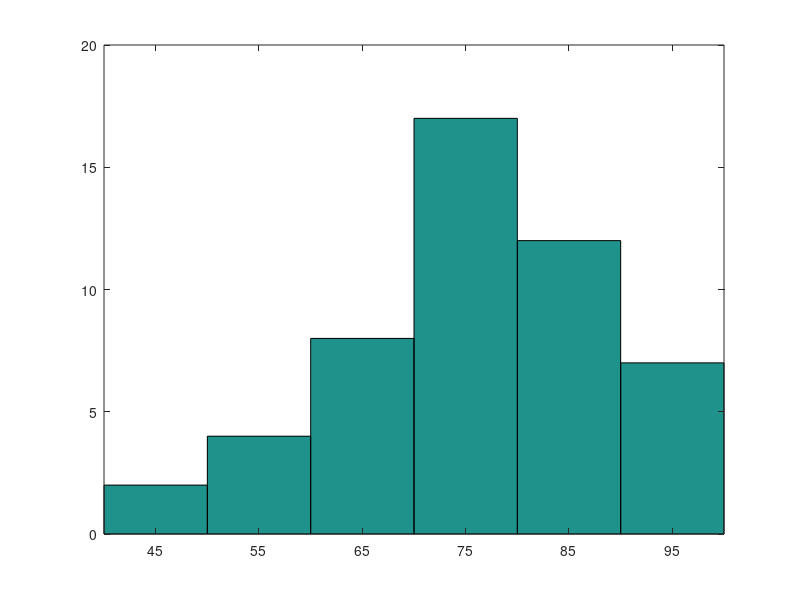

This chart was generated by the following MATLAB code:
clc;clf;clearvars;

grades = [90,76,69,51,71,40,88,79,68,77,96,69,80,71,86,52,41,60,81,72,92,81,99,77,100,79,66,71,84,73,67,70,86,75,60,80,77,91,93,64,74,76,83,81,83,88,80,92,83,64];

hist(grades,6)

disp('均值')
m = mean(grades)

disp('方差')
v = var(grades)